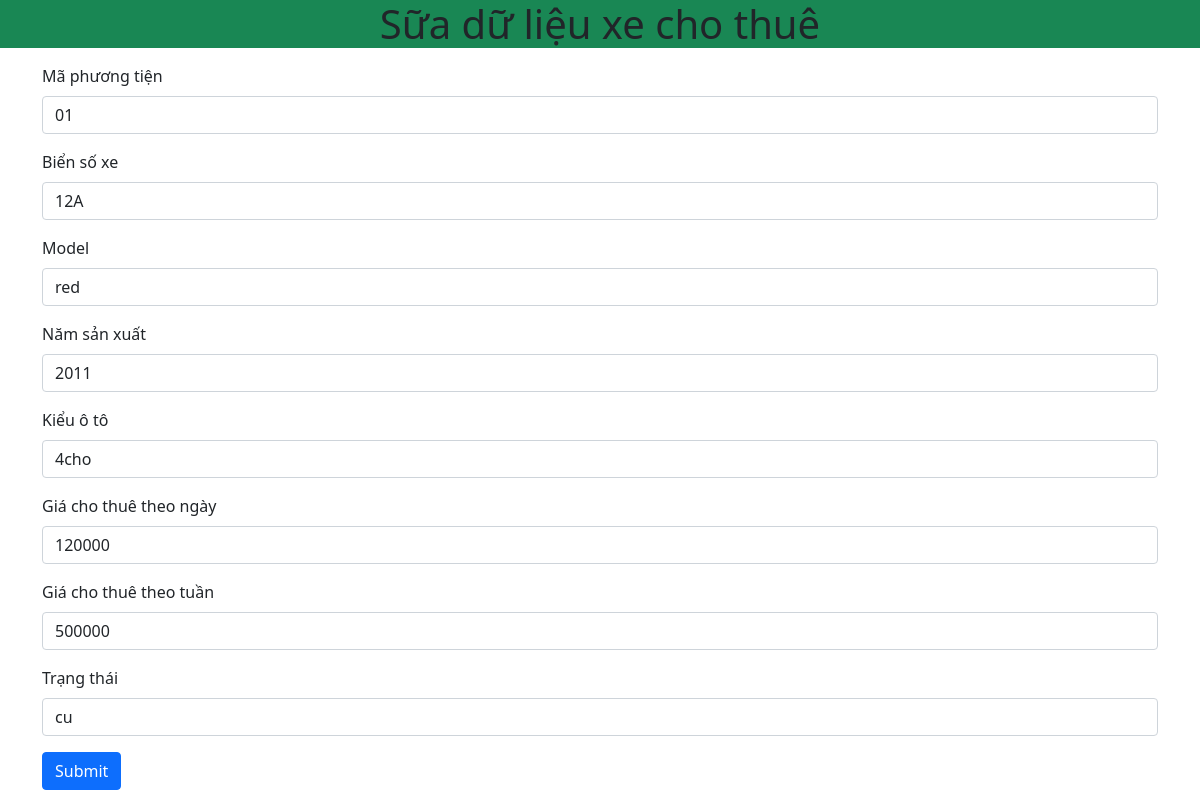
The app's page /edit.php?id=01 with its own data.
### tables this page shows
CREATE TABLE `cars` (
  `vehicle_id` char(5) DEFAULT NULL,
  `license_no` char(20) DEFAULT NULL,
  `model` varchar(20) DEFAULT NULL,
  `year` int(11) DEFAULT NULL,
  `ctype` varchar(20) DEFAULT NULL,
  `drate` float DEFAULT NULL,
  `wrate` float DEFAULT NULL,
  `status` varchar(30) DEFAULT NULL
);

### src/edit.php (the view, shortened to what this page needs)
<!DOCTYPE html>
<html lang="en">
<head>
    <link href="https://cdn.jsdelivr.net/npm/bootstrap@5.0.2/dist/css/bootstrap.min.css" rel="stylesheet">
</head>
<body>
    <h2><p class="text-center fs-1 bg-success">Sữa dữ liệu xe cho thuê</p></h2>
    <?php
        $masoxe = $_GET['id'];
        $conn = mysqli_connect('localhost', 'root', '', 'quanlyxe','3306');
        $sql = "select * from cars where vehicle_id=$masoxe";
        $result = mysqli_query($conn,$sql);
        if(mysqli_num_rows($result)>0)
        {
          while($row= mysqli_fetch_assoc($result))
          {
              $bienso = $row['license_no'];
              $model = $row['model'];
              $year = $row['year'];
              $kieu = $row['ctype'];
              $thuengay = $row['drate'];
              $thuetuan = $row['wrate'];
              $trangthai = $row['status'];
          }
        }
    ?>
    <main class="container">
        <form action ="process_edit.php" method="post">
            <div class="mb-3">
                <label for="vehicle_id" class="form-label">Mã phương tiện</label>
                <input type="text" class="form-control" id="vehicle_id" name="vehicle_id" value="<?php echo $masoxe;  ?>">
            </div>
            <div class="mb-3">
                <label for="license_no" class="form-label">Biển số xe</label>
                <input type="text" class="form-control" id="license_no" name = "license_no" value="<?php echo $bienso;  ?>">
            </div>
            <div class="mb-3">
                <label for="model" class="form-label">Model</label>
                <input type="text" class="form-control" id="model" name = "model"  value="<?php echo $model;  ?>">
            </div>
            <div class="mb-3">
                <label for="year" class="form-label">Năm sản xuất</label>
                <input type="text" class="form-control" id="year" name = "year"  value="<?php echo  $year;  ?>">
            </div>
            <div class="mb-3">
                <label for="ctype" class="form-label">Kiểu ô tô</label>
                <input type="text" class="form-control" id="ctype" name = "ctype"  value="<?php echo  $kieu;  ?>">
            </div>
            <div class="mb-3">
                <label for="drate" class="form-label">Giá cho thuê theo ngày</label  >
                <input type="text" class="form-control" id="drate" name = "drate"  value="<?php echo $thuengay;  ?>">
            </div>
            <div class="mb-3">
                <label for="wrate" class="form-label">Giá cho thuê theo tuần</label >
                <input type="text" class="form-control" id="wrate" name = "wrate"  value="<?php echo $thuetuan;  ?>">
            </div>
            <div class="mb-3">
                <label for="status" class="form-label">Trạng thái</label>
                <input type="text" class="form-control" id="status" name = "status"  value="<?php echo $trangthai;  ?>">
            </div>
            <button type="submit" class="btn btn-primary">Submit</button>
        </form>
    </main>
</body>
</html>

### records on screen
cars: license_no "12A", model "red", year "2011", ctype "4cho", drate "120000", wrate "500000", status "cu"
